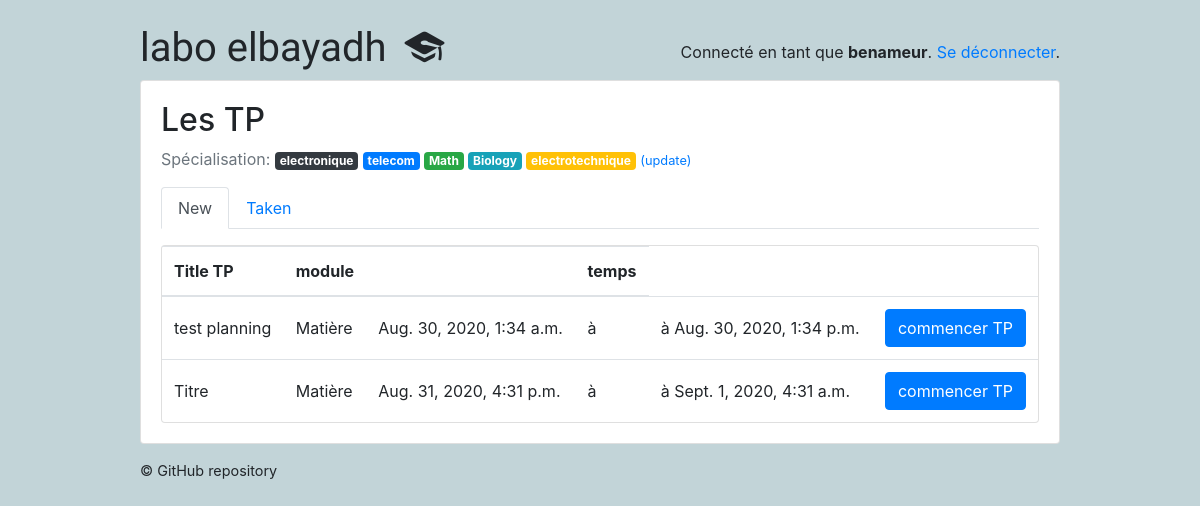
Screenshot of /students/ (signed in) with the database file from the repository.
### classroom/models.py (models this page shows, shortened)
class User(AbstractUser ):
    is_student = models.BooleanField(default=False )
    is_teacher = models.BooleanField(default=False)
    date_of_birth = models.DateField(default='1994-03-16')
    EQUIRED_FIELDS = ['date_of_birth']

class Subject(models.Model):
    name = models.CharField(max_length=30)
    color = models.CharField(max_length=7, default='#007bff')
    def get_html_badge(self):
        name = escape(self.name)
        color = escape(self.color)
        html = '<span class="badge badge-primary" style="background-color: %s">%s</span>' % (color, name)
        return mark_safe(html)

class Quiz(models.Model):
    owner = models.ForeignKey(User, on_delete=models.CASCADE, related_name='quizzes')
    name = models.CharField(max_length=255 , default='Titre' , verbose_name= 'Titre TP',)
    subject = models.ForeignKey(Subject, on_delete=models.CASCADE, related_name='quizzes', verbose_name= 'les filières',)
    type_tp_posible = (
        ('redressement et filtrage ', 'redressement et filtrage '),
        ('filtrage RC', 'filtrage RC'),
    )
    type_tp = models.CharField(max_length=500 ,choices=type_tp_posible , verbose_name= 'Type de circuit électrique')
    description = models.TextField( max_length=500 , verbose_name= 'Description de TP ')
    module = models.CharField(max_length=255, default='Matière' , verbose_name= 'Matière' )
    Temps_TP = models.IntegerField(default=5 , verbose_name= 'Temps de TP min')

class Planning_TP(models.Model) :
    id_TP = models.IntegerField()
    id_usr = models.IntegerField()
    time_in = models.DateTimeField()
    time_fn = models.DateTimeField()
    time_TP = models.IntegerField()

### classroom/views/students.py (the view)
# urls.py: path('', students.QuizListView.as_view(), name='quiz_list'),
@method_decorator([login_required, student_required], name='dispatch')
class QuizListView(ListView):
    model = Quiz
    ordering = ('name', )
    context_object_name = 'quizzes'
    template_name = 'classroom/students/quiz_list.html'
    def get_queryset(self):
        student = self.request.user.student
        student_interests = student.interests.values_list('pk', flat=True)
        taken_quizzes = student.quizzes.values_list('pk', flat=True)
        queryset = Quiz.objects.filter(subject__in=student_interests) \
            .exclude(pk__in=taken_quizzes) \
            .annotate(questions_count=Count('questions')) \
            .filter(questions_count__gt=0)
        for id  in queryset.values() :
            id_tp = id['id']
            try:
                pl = Planning_TP.objects.get(id_TP = id_tp , id_usr =  self.request.user.pk )
            except:
                pl = False
            if pl == False :
                time_fn_final =  Planning_TP.objects.filter(id_TP = id_tp).values()
                temps_tp  =  Planning_TP.objects.filter(id_TP = id_tp).values()[len(time_fn_final)-1]['time_TP']
                time_in =  Planning_TP.objects.filter(id_TP = id_tp).values()[len(time_fn_final)-1]['time_fn']
                time_fn =  Planning_TP.objects.filter(id_TP = id_tp).values()[len(time_fn_final)-1]['time_fn'] + + timedelta(minutes=60 * 12)
                Planning_TP.objects.create(id_usr = self.request.user.pk , id_TP = id_tp , time_in = time_in , time_fn = time_fn , time_TP = temps_tp)
            else :
                pass
        return queryset
    def get_context_data(self, **kwargs):
        context = super(QuizListView, self).get_context_data(**kwargs)  # get the default context data
        context['time'] = Planning_TP.objects.filter(id_usr=self.request.user.pk ).values()  # add extra field to the context
        return context

### classroom/templates/classroom/students/quiz_list.html
{% extends 'base.html' %}
{% block content %}
  {% include 'classroom/students/_header.html' with active='new' %}
  <div class="card">
    <table class="table mb-0">
      <thead>
        <tr>
          <th>Title TP</th>
          <th>module</th>
          <th></th>
          <th>temps</th>
        </tr>
      </thead>
      <tbody>
        {% for quiz in quizzes %}
          <tr>
            <td class="align-middle">{{ quiz.name }}</td>
            <td class="align-middle">{{ quiz.module }} </td>
            {%for time_ in time %}
            {% if time_.id_TP == quiz.pk %}
            <td class="align-middle">{{ time_.time_in }} </td>
            <td class="align-middle"> à  </td>
            <td class="align-middle">à {{ time_.time_fn }} </td>
            {% endif %}
            {% endfor %}
            <td class="text-right">
              <a href="{% url 'students:take_quiz' quiz.pk %}" class="btn btn-primary">commencer TP</a>
            </td>
          </tr>
        {% empty %}
          <tr>
            <td class="bg-light text-center font-italic" colspan="4">Aucun des enseignants n'a encore ajouté de TP.</td>
          </tr>
        {% endfor %}
      </tbody>
    </table>
  </div>
{% endblock %}

### templates/base.html (shortened to what this page needs)
{% load static %}<!doctype html>
<html lang="en">
  <head>
    <link rel="stylesheet" href="https://maxcdn.bootstrapcdn.com/bootstrap/4.0.0/css/bootstrap.min.css">
    <link rel="stylesheet" type="text/css" href="{% static 'vendor/fontello-2f186091/css/fontello.css' %}">
    <link rel="stylesheet" type="text/css" href="{% static 'css/app.css' %}">
    <link rel="stylesheet" type="text/css" href="{% static 'css/hemidi.css' %}">
    <link rel="stylesheet" type="text/css" href="{% static 'css/fl.css' %}">
    {% if user.is_authenticated and user.is_teacher %}
      <link rel="stylesheet" type="text/css" href="{% static 'css/teachers.css' %}">
    {% else %}
      <link rel="stylesheet" type="text/css" href="{% static 'css/students.css' %}">
    {% endif %}
  </head>
  <body>
    <div class="container my-4">
      <div class="row justify-content-center">
        <div class="col-md-10 col-sm-12">
          <div class="row">
            <div class="col-6">
              <h1 class="logo">
                <a href="{% url 'home' %}">
                  labo elbayadh
                  {% if user.is_authenticated %}
                    {% if user.is_teacher %}
                      <span class="icon-feather" data-toggle="tooltip" data-placement="right" title="Teacher profile"></span>
                    {% else %}
                      <span class="icon-graduation-cap" data-toggle="tooltip" data-placement="right" title="Student profile"></span>
                    {% endif %}
                  {% endif %}
                </a>
              </h1>
            </div>
            <div class="col-6 text-right">
              {% if user.is_authenticated %}
                <p class="pt-3">Connecté en tant que <strong>{{ user.last_name }}</strong>. <a href="{% url 'logout' %}">Se déconnecter</a>.</p>
              {% else %}
                <a href="{% url 'login' %}" class="btn btn-light" role="button">Log in</a>
                <a href="{% url 'signup' %}" class="btn btn-primary" role="button">Sign up</a>
              {% endif %}
            </div>
          </div>
          <div class="card mb-3">
            <div class="card-body">
              {% block content %}
              {% endblock %}
            </div>
          </div>
          <footer>
            <a href="https://github.com/hemid32/django_labo">© GitHub repository</a>
          </footer>
        </div>
      </div>
    </div>
  </body>
</html>

### classroom/templates/classroom/students/_header.html
<h2>Les TP</h2>
<p class="text-muted">
  Spécialisation:{% for subject in user.student.interests.all %} {{ subject.get_html_badge }}{% endfor %}
  <a href="{% url 'students:student_interests' %}"><small>(update)</small></a>
</p>
<ul class="nav nav-tabs mb-3">
  <li class="nav-item">
    <a class="nav-link{% if active == 'new' %} active{% endif %}" href="{% url 'students:quiz_list' %}">New</a>
  </li>
  <li class="nav-item">
    <a class="nav-link{% if active == 'taken' %} active{% endif %}" href="{% url 'students:taken_quiz_list' %}">Taken</a>
  </li>
</ul>

### static/css/app.css (style rules this page uses)
.logo { font-family: 'Clicker Script', cursive; }
.logo a { color: #212529; text-decoration: none; }
footer { font-size: .9rem; }
footer a { color: #212529; }

### static/css/students.css (style rules this page uses)
body { background-color: #c2d4d8; }

### rows the page displays
User: last_name "benameur"
Subject: get_html_badge "electronique"
Subject: get_html_badge "telecom"
Subject: get_html_badge "Math"
Subject: get_html_badge "Biology"
Subject: get_html_badge "electrotechnique"
Quiz: name "test planning", module "Matière"
Planning_TP: time_in "Aug. 30, 2020, 1:34 a.m.", time_fn "Aug. 30, 2020, 1:34 p.m."
Quiz: name "Titre", module "Matière"
Planning_TP: time_in "Aug. 31, 2020, 4:31 p.m.", time_fn "Sept. 1, 2020, 4:31 a.m."
